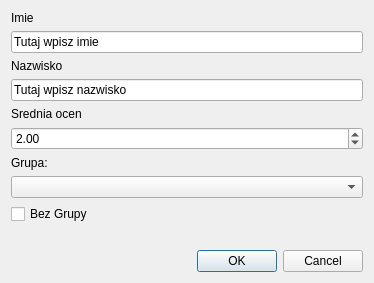
<?xml version="1.0" encoding="UTF-8"?>
<ui version="4.0">
 <class>Dodaj_dialog</class>
 <widget class="QDialog" name="Dodaj_dialog">
  <property name="geometry">
   <rect>
    <x>0</x>
    <y>0</y>
    <width>374</width>
    <height>273</height>
   </rect>
  </property>
  <property name="windowTitle">
   <string>Dodaj studenta</string>
  </property>
  <property name="modal">
   <bool>false</bool>
  </property>
  <layout class="QGridLayout" name="gridLayout">
   <item row="12" column="0">
    <widget class="QDialogButtonBox" name="buttonBox">
     <property name="orientation">
      <enum>Qt::Horizontal</enum>
     </property>
     <property name="standardButtons">
      <set>QDialogButtonBox::Cancel|QDialogButtonBox::Ok</set>
     </property>
    </widget>
   </item>
   <item row="2" column="0">
    <widget class="QLabel" name="label_2">
     <property name="text">
      <string>Nazwisko</string>
     </property>
    </widget>
   </item>
   <item row="0" column="0">
    <widget class="QLabel" name="label">
     <property name="text">
      <string>Imie</string>
     </property>
    </widget>
   </item>
   <item row="1" column="0">
    <widget class="QLineEdit" name="txtbox_imie">
     <property name="text">
      <string>Tutaj wpisz imie </string>
     </property>
    </widget>
   </item>
   <item row="5" column="0">
    <widget class="QDoubleSpinBox" name="doubleSpinBoxSrednia">
     <property name="maximum">
      <double>5.000000000000000</double>
     </property>
     <property name="singleStep">
      <double>0.500000000000000</double>
     </property>
     <property name="value">
      <double>2.000000000000000</double>
     </property>
    </widget>
   </item>
   <item row="3" column="0">
    <widget class="QLineEdit" name="txtbox_nazwisko">
     <property name="text">
      <string>Tutaj wpisz nazwisko</string>
     </property>
    </widget>
   </item>
   <item row="4" column="0">
    <widget class="QLabel" name="label_3">
     <property name="text">
      <string>Srednia ocen</string>
     </property>
    </widget>
   </item>
   <item row="8" column="0">
    <widget class="QComboBox" name="comboBox"/>
   </item>
   <item row="11" column="0">
    <widget class="QLabel" name="labelGrupa">
     <property name="text">
      <string/>
     </property>
    </widget>
   </item>
   <item row="9" column="0">
    <widget class="QCheckBox" name="checkBoxGrupa">
     <property name="text">
      <string>Bez Grupy</string>
     </property>
    </widget>
   </item>
   <item row="6" column="0">
    <widget class="QLabel" name="label_4">
     <property name="text">
      <string>Grupa:</string>
     </property>
    </widget>
   </item>
  </layout>
 </widget>
 <resources/>
 <connections>
  <connection>
   <sender>buttonBox</sender>
   <signal>accepted()</signal>
   <receiver>Dodaj_dialog</receiver>
   <slot>accept()</slot>
   <hints>
    <hint type="sourcelabel">
     <x>248</x>
     <y>254</y>
    </hint>
    <hint type="destinationlabel">
     <x>157</x>
     <y>274</y>
    </hint>
   </hints>
  </connection>
  <connection>
   <sender>buttonBox</sender>
   <signal>rejected()</signal>
   <receiver>Dodaj_dialog</receiver>
   <slot>reject()</slot>
   <hints>
    <hint type="sourcelabel">
     <x>316</x>
     <y>260</y>
    </hint>
    <hint type="destinationlabel">
     <x>286</x>
     <y>274</y>
    </hint>
   </hints>
  </connection>
 </connections>
</ui>
